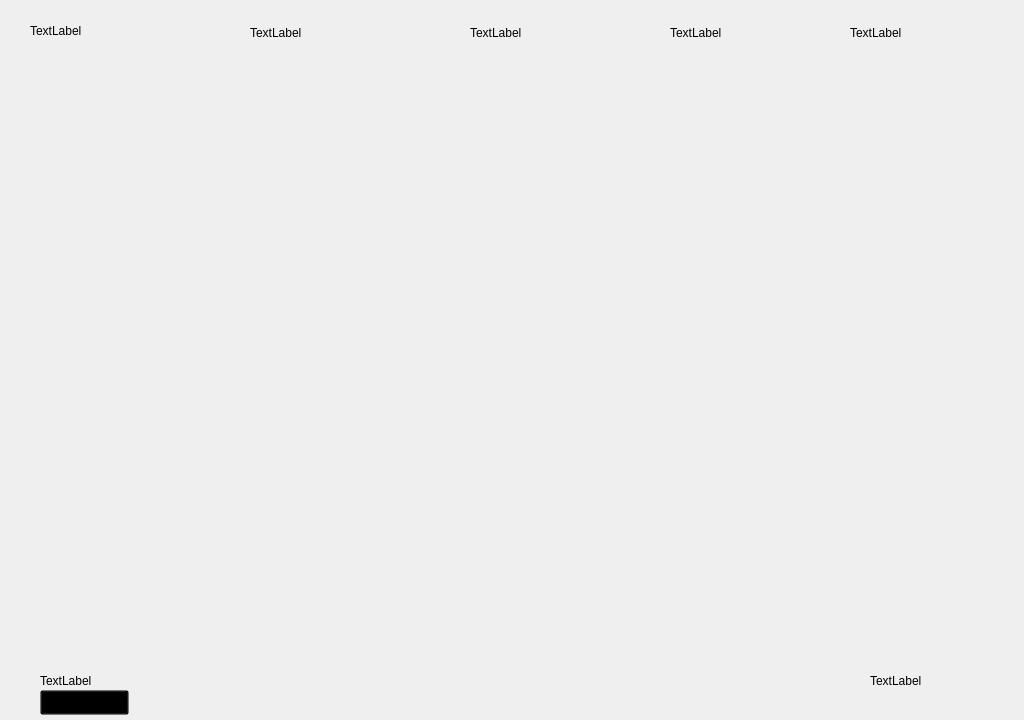
<?xml version="1.0" encoding="UTF-8"?>
<ui version="4.0">
 <class>MainWindow</class>
 <widget class="QMainWindow" name="MainWindow">
  <property name="geometry">
   <rect>
    <x>0</x>
    <y>0</y>
    <width>1024</width>
    <height>720</height>
   </rect>
  </property>
  <property name="windowTitle">
   <string>MainWindow</string>
  </property>
  <property name="styleSheet">
   <string notr="true">background-color:rgba(0, 0, 0, 10) ;
font-family: Courier;
font-size: 13pt;
 font-weight : 600;  
color:red;         
QLabel {
      color: rgb(55,0,0);
      padding: 5px;
	  background-color: rgb(50,255,255,0.5)  ;

}</string>
  </property>
  <widget class="QWidget" name="centralwidget">
   <widget class="QWidget" name="ui_widget" native="true">
    <property name="geometry">
     <rect>
      <x>0</x>
      <y>0</y>
      <width>1280</width>
      <height>720</height>
     </rect>
    </property>
    <property name="styleSheet">
     <string notr="true">background-color:transparent;</string>
    </property>
    <widget class="QLabel" name="display_stab">
     <property name="geometry">
      <rect>
       <x>470</x>
       <y>20</y>
       <width>151</width>
       <height>25</height>
      </rect>
     </property>
     <property name="styleSheet">
      <string notr="true"/>
     </property>
     <property name="text">
      <string>TextLabel</string>
     </property>
    </widget>
    <widget class="QLabel" name="display_detection">
     <property name="geometry">
      <rect>
       <x>670</x>
       <y>20</y>
       <width>151</width>
       <height>25</height>
      </rect>
     </property>
     <property name="styleSheet">
      <string notr="true"/>
     </property>
     <property name="text">
      <string>TextLabel</string>
     </property>
    </widget>
    <widget class="QLabel" name="display_azimuth">
     <property name="geometry">
      <rect>
       <x>850</x>
       <y>20</y>
       <width>161</width>
       <height>25</height>
      </rect>
     </property>
     <property name="autoFillBackground">
      <bool>false</bool>
     </property>
     <property name="styleSheet">
      <string notr="true"/>
     </property>
     <property name="text">
      <string>TextLabel</string>
     </property>
    </widget>
    <widget class="QLabel" name="display_track">
     <property name="geometry">
      <rect>
       <x>250</x>
       <y>20</y>
       <width>171</width>
       <height>25</height>
      </rect>
     </property>
     <property name="styleSheet">
      <string notr="true"/>
     </property>
     <property name="text">
      <string>TextLabel</string>
     </property>
    </widget>
    <widget class="QLabel" name="display_lrf">
     <property name="geometry">
      <rect>
       <x>30</x>
       <y>20</y>
       <width>141</width>
       <height>21</height>
      </rect>
     </property>
     <property name="styleSheet">
      <string notr="true"/>
     </property>
     <property name="text">
      <string>TextLabel</string>
     </property>
    </widget>
    <widget class="CameraWidget" name="widget2" native="true">
     <property name="geometry">
      <rect>
       <x>0</x>
       <y>50</y>
       <width>1024</width>
       <height>600</height>
      </rect>
     </property>
    </widget>
    <widget class="QLabel" name="display_burst_mode">
     <property name="geometry">
      <rect>
       <x>40</x>
       <y>660</y>
       <width>241</width>
       <height>41</height>
      </rect>
     </property>
     <property name="styleSheet">
      <string notr="true"/>
     </property>
     <property name="text">
      <string>TextLabel</string>
     </property>
    </widget>
    <widget class="QLabel" name="display_speed">
     <property name="geometry">
      <rect>
       <x>870</x>
       <y>660</y>
       <width>131</width>
       <height>41</height>
      </rect>
     </property>
     <property name="styleSheet">
      <string notr="true"/>
     </property>
     <property name="text">
      <string>TextLabel</string>
     </property>
    </widget>
    <widget class="QPushButton" name="testButton">
     <property name="geometry">
      <rect>
       <x>40</x>
       <y>690</y>
       <width>89</width>
       <height>25</height>
      </rect>
     </property>
     <property name="text">
      <string>PushButton</string>
     </property>
    </widget>
    <widget class="QWidget" name="horizontalLayoutWidget">
     <property name="geometry">
      <rect>
       <x>140</x>
       <y>660</y>
       <width>361</width>
       <height>80</height>
      </rect>
     </property>
     <layout class="QHBoxLayout" name="trackButtonLayout"/>
    </widget>
    <zorder>display_stab</zorder>
    <zorder>display_track</zorder>
    <zorder>display_lrf</zorder>
    <zorder>display_azimuth</zorder>
    <zorder>display_detection</zorder>
    <zorder>widget2</zorder>
    <zorder>display_burst_mode</zorder>
    <zorder>display_speed</zorder>
    <zorder>testButton</zorder>
    <zorder>horizontalLayoutWidget</zorder>
   </widget>
  </widget>
 </widget>
 <customwidgets>
  <customwidget>
   <class>CameraWidget</class>
   <extends>QWidget</extends>
   <header>/home/jetson/Desktop/Git_repos/el-7ress-cpp/camerawidget.h</header>
   <container>1</container>
  </customwidget>
 </customwidgets>
 <resources/>
 <connections/>
</ui>
